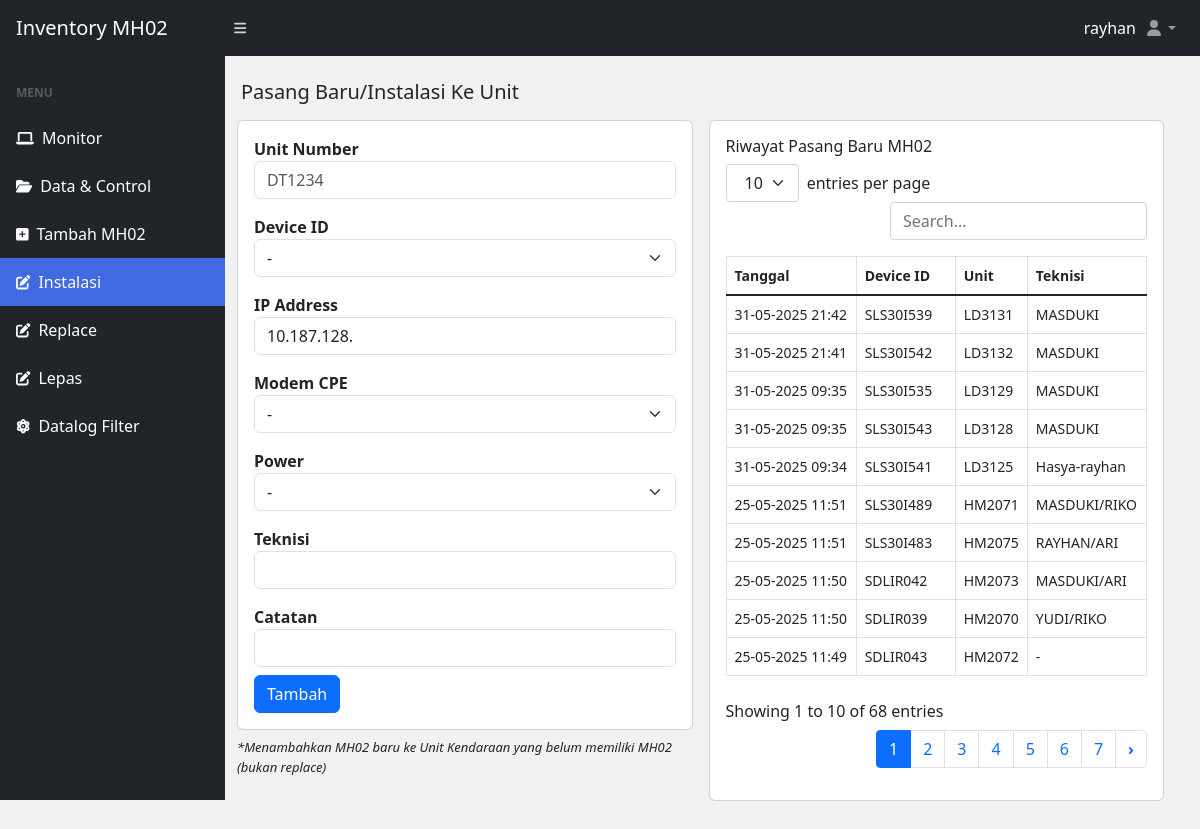
The page /pasang-baru.php (signed in) on the database its author committed.
### tables this page shows
CREATE TABLE `pasang_baru_device` (
  `id` int(11) NOT NULL,
  `tanggal` varchar(55) NOT NULL,
  `deviceid` varchar(55) NOT NULL,
  `unit` varchar(55) NOT NULL,
  `teknisi` varchar(55) NOT NULL
);

### pasang-baru.php (the view, shortened to what this page needs)
<?php
include("database/db.php");
?>
<!DOCTYPE html>
<html lang="en">
<head>
  <?php include('./include/meta.php') ?>
</head>
<body class="sb-nav-fixed">
  <?php include('./include/nav.php') ?>
  <div id="layoutSidenav">
    <?php include('./include/sidenav.php') ?>
    <div id="layoutSidenav_content">
    <main>
        <div class="container-fluid px-3">
            <h5 class="mt-4">Pasang Baru/Instalasi Ke Unit</h4>
            <div class="col-md-12 row">
              <div class="col-md-6 p-2">
                <div class="card">
                    <div class="card-body">
                        <form class="row g-3" method="POST" enctype="multipart/form-data">
                        <div class="">
                        <label for="" class="form-label-md"><b>Unit Number</b></label>
                        <input type="text" class="form-control" placeholder="DT1234" name="unit_number">
                        <label for="" class="form-label-md mt-3"><b>Device ID</b></label>
                        <select name="device_id" class="form-select" id="" require>
                            <option>-</option>
                        </select>
                        <label for="" class="form-label-md mt-3"><b>IP Address</b></label>
                        <input type="text" class="form-control" value="10.187.128." name="ip_address">
                        <label for="" class="form-label-md mt-3"><b>Modem CPE</b></label>
                    <select name="modem_cpe" class="form-select" id="" require>
                        <option value="-">-</option>
                    </select>
                    <label for="" class="form-label-md mt-3"><b>Power</b></label>
                    <select name="power" class="form-select" id="" require>
                        <option value="-">-</option>
                    </select>
                        <label for="" class="form-label-md mt-3"><b>Teknisi</b></label>
                        <input type="text" class="form-control" placeholder="" name="teknisi">
                        <label for="" class="form-label-md mt-3"><b>Catatan</b></label>
                        <input type="text" class="form-control" placeholder="" name="note">
                        <input type="submit" class="btn btn-primary mt-2" name="submit" value="Tambah" />
                        </div>
                        </form>
                    </div>
                </div>
                <p class="mt-2" style="font-size: small;"><i>*Menambahkan MH02 baru ke Unit Kendaraan yang belum memiliki MH02 (bukan replace)</i></p>
              </div>
              <?php
                $get_riwayat = mysqli_query($conn, "SELECT * FROM pasang_baru_device ORDER BY id DESC");
              ?>
              <div class="col-md-6 p-2">
                <div class="card card-body">
                  <h6>Riwayat Pasang Baru MH02</h6>
                  <table id="datatablesSimple">
                    <thead>
                    <tr>
                      <th>Tanggal</th>
                      <th>Device ID</th>
                      <th>Unit</th>
                      <th>Teknisi</th>
                    </tr>
                    </thead>
                    <?php
                    while ($riw = mysqli_fetch_array($get_riwayat)) {
                    ?>
                    <tr>
                      <td><?= $riw['tanggal'] ?></td>
                      <td><?= $riw['deviceid'] ?></td>
                      <td><?= $riw['unit'] ?></td>
                      <td><?= $riw['teknisi'] ?></td>
                    </tr>
                    <?php }?>
                  </table>
                </div>
              </div>
            </div>
        </div>
    </main>
    </div>
  </div>
</body>
</html>

### pasang-baru.php (style rules this page uses)
body { background-color: #f1f1f1; }

### rows shown on the page
pasang_baru_device: tanggal "31-05-2025 21:42", deviceid "SLS30I539", unit "LD3131", teknisi "MASDUKI"
pasang_baru_device: tanggal "31-05-2025 21:41", deviceid "SLS30I542", unit "LD3132", teknisi "MASDUKI"
pasang_baru_device: tanggal "31-05-2025 09:35", deviceid "SLS30I535", unit "LD3129", teknisi "MASDUKI"
pasang_baru_device: tanggal "31-05-2025 09:35", deviceid "SLS30I543", unit "LD3128", teknisi "MASDUKI"
pasang_baru_device: tanggal "31-05-2025 09:34", deviceid "SLS30I541", unit "LD3125", teknisi "Hasya-rayhan"
pasang_baru_device: tanggal "25-05-2025 11:51", deviceid "SLS30I489", unit "HM2071", teknisi "MASDUKI/RIKO"
pasang_baru_device: tanggal "25-05-2025 11:51", deviceid "SLS30I483", unit "HM2075", teknisi "RAYHAN/ARI"
pasang_baru_device: tanggal "25-05-2025 11:50", deviceid "SDLIR042", unit "HM2073", teknisi "MASDUKI/ARI"
pasang_baru_device: tanggal "25-05-2025 11:50", deviceid "SDLIR039", unit "HM2070", teknisi "YUDI/RIKO"
pasang_baru_device: tanggal "25-05-2025 11:49", deviceid "SDLIR043", unit "HM2072", teknisi "-"

### other values the page prints
$_SESSION['admin']['username'] "rayhan"
